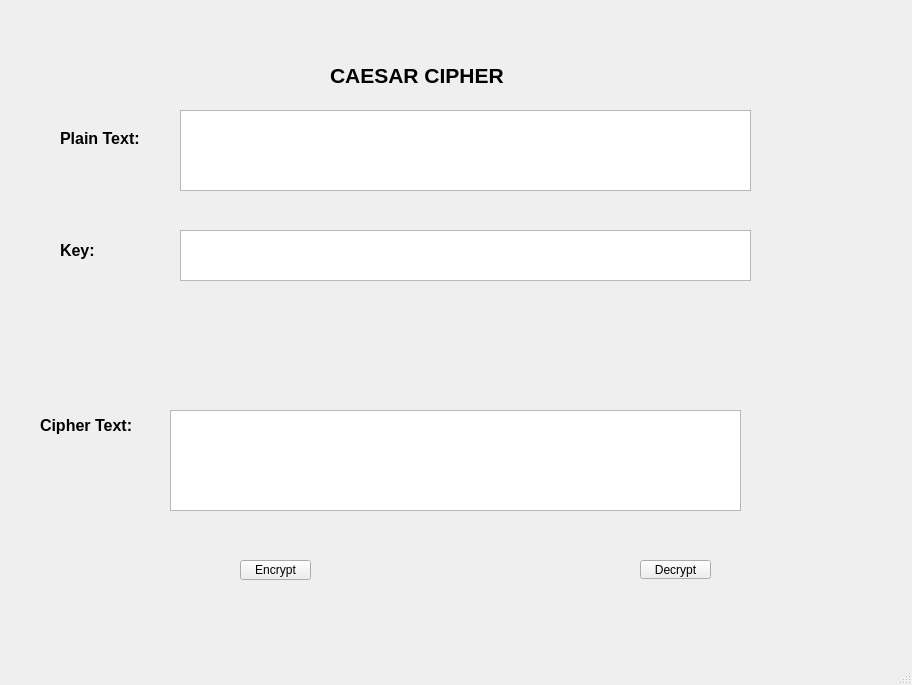
<?xml version="1.0" encoding="UTF-8"?>
<ui version="4.0">
 <class>MainWindow</class>
 <widget class="QMainWindow" name="MainWindow">
  <property name="geometry">
   <rect>
    <x>0</x>
    <y>0</y>
    <width>912</width>
    <height>685</height>
   </rect>
  </property>
  <property name="windowTitle">
   <string>MainWindow</string>
  </property>
  <widget class="QWidget" name="centralwidget">
   <widget class="QLabel" name="label">
    <property name="geometry">
     <rect>
      <x>330</x>
      <y>40</y>
      <width>261</width>
      <height>71</height>
     </rect>
    </property>
    <property name="font">
     <font>
      <pointsize>16</pointsize>
      <weight>75</weight>
      <bold>true</bold>
     </font>
    </property>
    <property name="text">
     <string>CAESAR CIPHER</string>
    </property>
   </widget>
   <widget class="QLabel" name="label_2">
    <property name="geometry">
     <rect>
      <x>60</x>
      <y>130</y>
      <width>101</width>
      <height>16</height>
     </rect>
    </property>
    <property name="font">
     <font>
      <pointsize>12</pointsize>
      <weight>75</weight>
      <bold>true</bold>
     </font>
    </property>
    <property name="text">
     <string>Plain Text:</string>
    </property>
   </widget>
   <widget class="QLabel" name="label_3">
    <property name="geometry">
     <rect>
      <x>40</x>
      <y>410</y>
      <width>131</width>
      <height>31</height>
     </rect>
    </property>
    <property name="font">
     <font>
      <pointsize>12</pointsize>
      <weight>75</weight>
      <bold>true</bold>
     </font>
    </property>
    <property name="text">
     <string>Cipher Text:</string>
    </property>
   </widget>
   <widget class="QLabel" name="label_4">
    <property name="geometry">
     <rect>
      <x>60</x>
      <y>230</y>
      <width>47</width>
      <height>41</height>
     </rect>
    </property>
    <property name="font">
     <font>
      <pointsize>12</pointsize>
      <weight>75</weight>
      <bold>true</bold>
     </font>
    </property>
    <property name="text">
     <string>Key:</string>
    </property>
   </widget>
   <widget class="QPlainTextEdit" name="txt_plain_text">
    <property name="geometry">
     <rect>
      <x>180</x>
      <y>110</y>
      <width>571</width>
      <height>81</height>
     </rect>
    </property>
   </widget>
   <widget class="QPlainTextEdit" name="txt_key">
    <property name="geometry">
     <rect>
      <x>180</x>
      <y>230</y>
      <width>571</width>
      <height>51</height>
     </rect>
    </property>
   </widget>
   <widget class="QPlainTextEdit" name="plainTextEdit_3">
    <property name="geometry">
     <rect>
      <x>170</x>
      <y>410</y>
      <width>571</width>
      <height>101</height>
     </rect>
    </property>
   </widget>
   <widget class="QToolButton" name="toolButton">
    <property name="geometry">
     <rect>
      <x>240</x>
      <y>560</y>
      <width>71</width>
      <height>20</height>
     </rect>
    </property>
    <property name="text">
     <string>Encrypt</string>
    </property>
   </widget>
   <widget class="QToolButton" name="toolButton_2">
    <property name="geometry">
     <rect>
      <x>640</x>
      <y>560</y>
      <width>71</width>
      <height>19</height>
     </rect>
    </property>
    <property name="text">
     <string>Decrypt</string>
    </property>
   </widget>
  </widget>
  <widget class="QMenuBar" name="menubar">
   <property name="geometry">
    <rect>
     <x>0</x>
     <y>0</y>
     <width>912</width>
     <height>21</height>
    </rect>
   </property>
  </widget>
  <widget class="QStatusBar" name="statusbar"/>
 </widget>
 <resources/>
 <connections/>
</ui>
